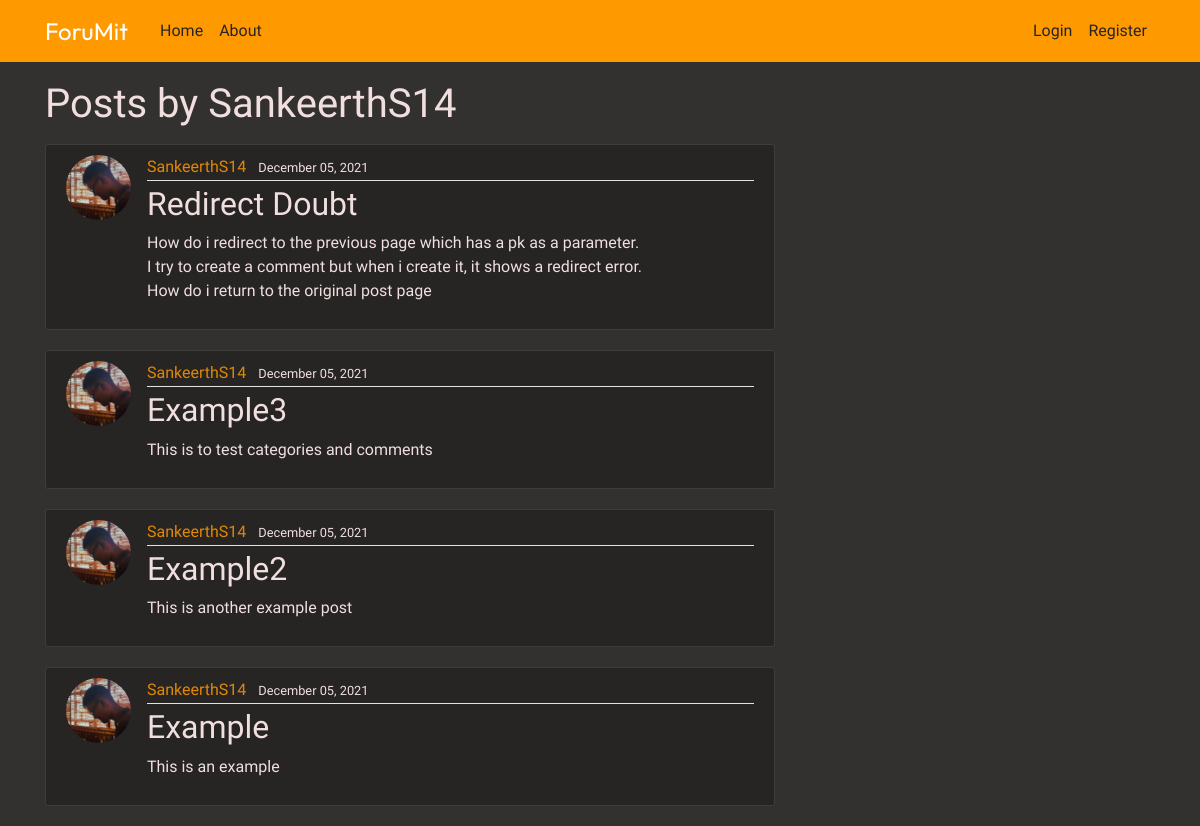
The page /user/SankeerthS14 on the database its author committed.
### blog/models.py (models this page shows, shortened)
class Post(models.Model):
    title = models.CharField(max_length=100)
    category = models.CharField(max_length=100)
    content = models.TextField()
    date_posted = models.DateTimeField(default=timezone.now)
    author = models.ForeignKey(User, on_delete=models.CASCADE)

### users/models.py (models this page shows, shortened)
class Profile(models.Model):
    user = models.OneToOneField(User, on_delete=models.CASCADE)
    image = models.ImageField(default='default.jpg', upload_to='profile_pics')

### blog/views.py (the view)
# urls.py: path('user/<str:username>', UserPostListView.as_view(), name='user-posts'),
class UserPostListView(ListView):
    model = Post
    template_name = 'blog/user_posts.html'
    context_object_name = 'posts'
    paginate_by = 5
    def get_queryset(self):
        user = get_object_or_404(User, username=self.kwargs.get('username'))
        return Post.objects.filter(author=user).order_by('-date_posted')

### blog/templates/blog/user_posts.html (shortened to what this page needs)
{% extends "blog/base.html" %}
{% block content %}
    <h1 class="mb-3">Posts by {{ view.kwargs.username }}</h1>
    {% for post in posts %}
        <article class="media content-section">
          <img class="rounded-circle article-img" src="{{ post.author.profile.image.url }}">
          <div class="media-body">
            <div class="article-metadata">
              <a class="mr-2" href="{% url 'user-posts' post.author.username %}">{{ post.author }}</a>
              <small class="text-muted">{{ post.date_posted|date:"F d, Y" }}</small>
            </div>
            <h2><a class="article-title" href="{% url 'post-detail' post.id %}">{{ post.title }}</a></h2>
            <p class="article-content">{{ post.content }}</p>
          </div>
        </article>
    {% endfor %}
{% endblock content %}

### blog/static/blog/main.css (style rules this page uses)
body { background: #333030; color: #333333; margin-top: 5rem; font-family: 'Signika', sans-serif; }
h1, h2, h3, h4, h5, h6, p { color: #f1dfdf; }
.content-section { background: #272424; padding: 10px 20px; border: 1px solid #413c3c; border-radius: 3px; margin-bottom: 20px; }
.article-title { color: #f1dfdf; }
.article-content { white-space: pre-line; color: #f1dfdf; }
.article-img { height: 65px; width: 65px; margin-right: 16px; }
.article-metadata { padding-bottom: 1px; margin-bottom: 4px; border-bottom: 1px solid #e3e3e3; }
.text-muted { color: #f1dfdf!important; }
a { color: #ff9900da; text-decoration: none; background-color: transparent; }

### rows shown on the page
Post: author.profile.image (picture), author "SankeerthS14", date_posted "December 05, 2021", title "Redirect Doubt", content "How do i redirect to the previous page which has a pk as a parameter. I try to create a comment but when i create it, it shows a redirect error. How do i return to the original post page"
Post: author.profile.image (picture), author "SankeerthS14", date_posted "December 05, 2021", title "Example3", content "This is to test categories and comments"
Post: author.profile.image (picture), author "SankeerthS14", date_posted "December 05, 2021", title "Example2", content "This is another example post"
Post: author.profile.image (picture), author "SankeerthS14", date_posted "December 05, 2021", title "Example", content "This is an example"

### other values the page prints
{{ view.kwargs.username }} "SankeerthS14"
